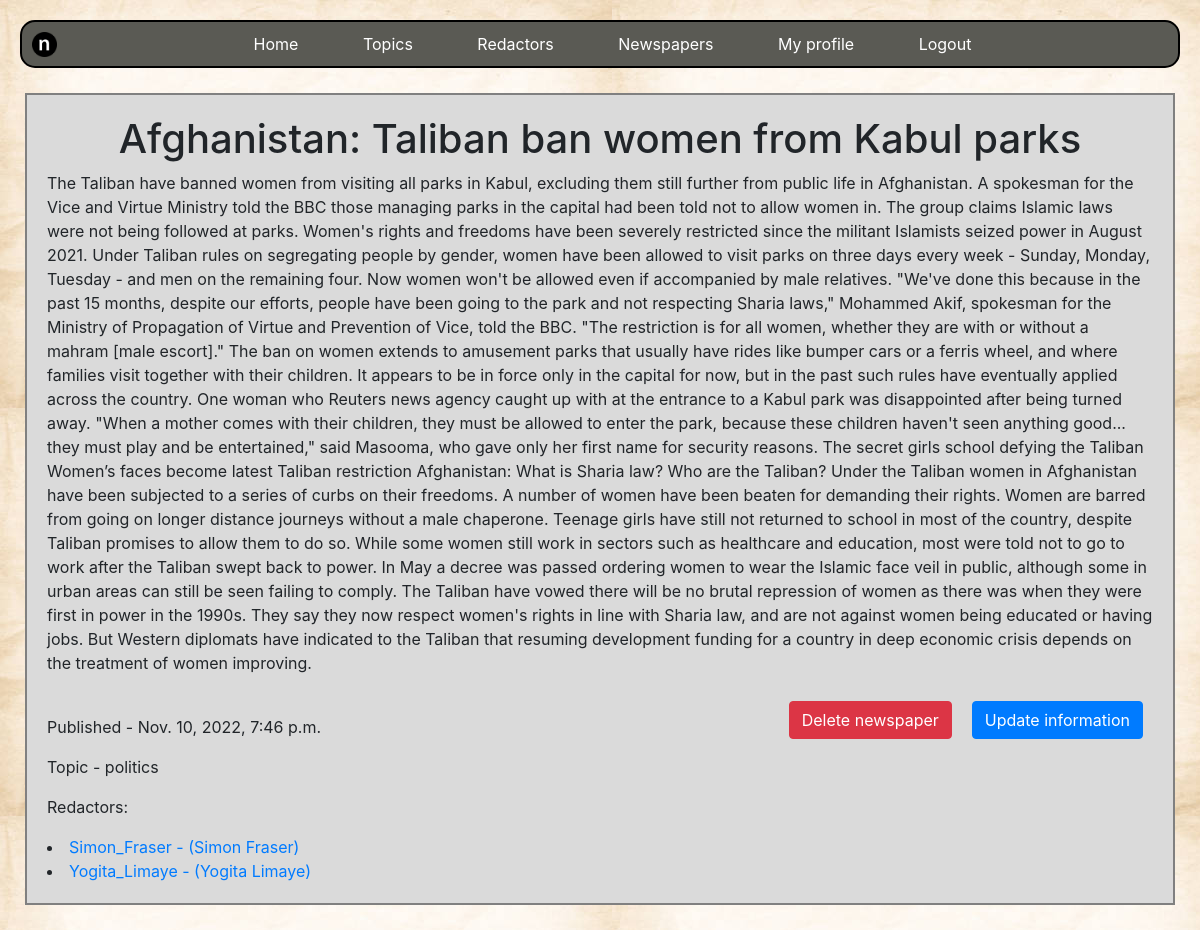
The page /newspaper/detail/15/ (signed in) on the database its author committed.
### news/models.py (models this page shows, shortened)
class Newspaper(models.Model):
    title = models.CharField(max_length=255)
    content = models.TextField(blank=True, null=True)
    published_date = models.DateTimeField(auto_now_add=True)
    topic = models.ForeignKey(
        Topic, related_name="newspaper", on_delete=models.SET_NULL, null=True
    )
    publishers = models.ManyToManyField("Redactor", related_name="newspapers")
    class Meta:
        ordering = ["-published_date"]

class Topic(models.Model):
    name = models.CharField(max_length=255)
    def __str__(self):
        return self.name

class Redactor(AbstractUser):
    years_of_experience = models.IntegerField(null=True, blank=True)
    workplace = models.CharField(max_length=255, null=True, blank=True)
    class Meta:
        ordering = ["-years_of_experience"]

### news/views.py (the view)
class NewspaperDetailView(LoginRequiredMixin, generic.DetailView):
    model = Newspaper

### templates/news/newspaper_detail.html
{% extends "base.html" %}
{% block content %}
<div class="content-details">
  <h1 style="text-align: center">{{ newspaper.title }}</h1>
  <p>{{ newspaper.content }}</p>
  {% if user in newspaper.publishers.all or user.is_staff %}
    <a href="{% url 'news:newspaper-update' pk=newspaper.id %}" class="btn btn-primary float-right">Update information</a>
    <a href="{% url 'news:newspaper-delete' pk=newspaper.id %}" class="btn btn-danger float-right">Delete newspaper</a>
  {% endif %}
  <br>
  <p>Published - {{ newspaper.published_date }}</p>
  <p>Topic - {{ newspaper.topic }}</p>
  {% if newspaper.publishers %}
    <p>Redactors:</p>
    {% for publisher in newspaper.publishers.all %}
      <li><a href="{% url 'news:redactor-detail' pk=publisher.id %}">{{ publisher.username }} - ({{ publisher.first_name }} {{ publisher.last_name }})</a></li>
    {% endfor %}
  {% endif %}
</div>
{% endblock %}

### static/styles.css (style rules this page uses)
body { margin-top: 20px; background-image: url("background.png"); }
.float-right { margin-right: 20px; }
.content-details { margin: 20px; }
.btn { margin: 10px; }

### rows shown on the page
Newspaper: title "Afghanistan: Taliban ban women from Kabul parks", content "The Taliban have banned women from visiting all parks in Kabul, excluding them still further from public life in Afghanistan. A spokesman for the Vice and Virtue Ministry told the BBC those managing parks in the capital had been told not to allow women in. The group claims Islamic laws were not being followed at parks. Women's rights and freedoms have been severely restricted since the militant Islamists seized power in August 2021. Under Taliban rules on segregating people by gender, women have been allowed to visit parks on three days every week - Sunday, Monday, Tuesday - and men on the remaining four. Now women won't be allowed even if accompanied by male relatives. \"We've done this…", published_date "Nov. 10, 2022, 7:46 p.m.", topic "politics"
Redactor: username "Simon_Fraser", first_name "Simon", last_name "Fraser"
Redactor: username "Yogita_Limaye", first_name "Yogita", last_name "Limaye"
